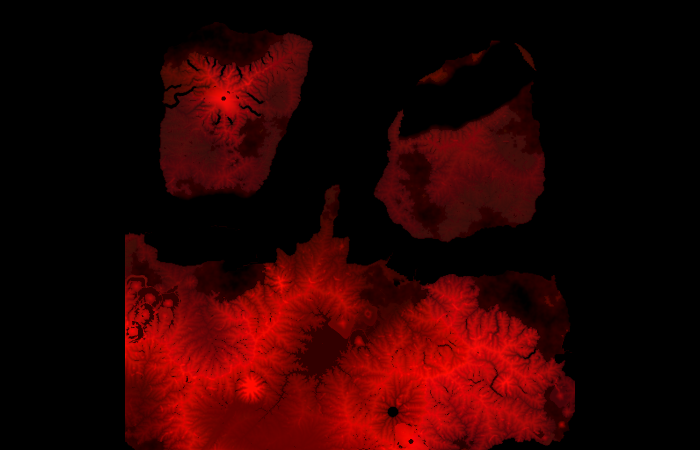
#> input picture docs/apps/sekai-hex/design/tapworld-pwg/world-data.png, 1400 x 900 px, found by its file name (shown at 1/2 size)
$ python mana_vein2.py ../../../sekai-hex/design/tapworld-pwg/world-data.png
#> lines starting #> are read from the running program, lines starting #| are printed output that depends on the picture; after the words box and inside, x2 and y2 are one past the last pixel; in counts of white or black regions, pixels touching at a corner belong together
#> further down, wd is the input picture: shape (900, 1400, 3); mean R, G, B 41.6, 1.9, 1.5
# 魔力だまり+地脈 第2版(ユーザー指示 11-22 08:02・08:03): 魔力だまりと地脈は同じガウス揺らぎの場から出る。世界は巨大なので、大小いくつもの波を重ねて複雑にする。
# 魔力だまり=場の薄い所の面(大きさ・濃さを持つ)。地脈=薄い所をつないで流れる細い網(薄い所の中心線)。数は薄さのしきい値で決まる(間隔の足切りは使わない)。
# 使い方: python3 -I mana_vein2.py <世界dir(world-data.png)> <出力の前置き> [種] [--oct=7] [--pool=1.0] [--vein=0.0](以上すべて標準値。11-22 の実測と、ハブの記録から決めた) [--decay=0.72(小さい波の強さの割合)] [--base=0.06(最大の波の大きさ=横幅の何割)]
import sys, json, numpy as np, cv2
from PIL import Image
from scipy import ndimage as ndi
from skimage.morphology import skeletonize

WEAK_MAX = 100   # 弱い魔力だまりの上限(私の仮の数。ユーザーは『適当』)

def field(h, w, seed, base, octs, decay=0.72):
    rng = np.random.default_rng(seed); f = np.zeros((h, w), np.float32)
    for k in range(octs):                                   # 大きな波から細かい波まで(波の大きさ=半分ずつ、強さ=約0.7倍ずつ)
        n = rng.standard_normal((h, w)).astype(np.float32); b = cv2.GaussianBlur(n, (0, 0), base / 2 ** k)
        f += (decay ** k) * b / (b.std() + 1e-9)
    return f

def build(wd, seed=1, octs=7, pool_t=1.0, vein_t=0.0, min_px=3, decay=0.9, base=0.03):
#> called with seed = 1, octs = 7, pool_t = 1, vein_t = 0, min_px = 3, decay = 0.9, base = 0.03
    H0, W0 = wd.shape[:2]; land0 = (wd[..., 1] > 0) & (wd[..., 0] >= 20)
#> after `H0, W0 = wd.shape[:2]`: H0 = 900; W0 = 1400
#> after `land0 = (wd[..., 1] > 0) & (wd[..., 0] >= 20)`: land0: shape (900, 1400) bool; 30.7% white; 60 white regions (45 under 20 px), largest, box (x1, y1, x2, y2) and area: (250, 427, 1150, 900) 271670, (319, 65, 625, 390) 59515, (748, 211, 1091, 484) 51896
    s = 2; h, w = H0 // s, W0 // s
#> after `h, w = (H0 // s, W0 // s)`: h = 450; w = 700
    land = cv2.resize(land0.astype(np.uint8), (w, h), interpolation=cv2.INTER_NEAREST).astype(bool)
#> land: shape (450, 700) bool; 30.6% white; 53 white regions (43 under 20 px), largest, box (x1, y1, x2, y2) and area: (125, 214, 575, 450) 67856, (160, 33, 313, 195) 14893, (374, 106, 545, 242) 12976
    # 四元素(地・水・火・風)の魔素: 各1枚のガウス揺らぎ(種を変えて4枚)。魔力量の場=4枚の重ね合わせ(ユーザー確定 11-24 05:48)
    ELEM = ['地', '水', '火', '風']
    Fe = [field(h, w, seed * 10 + k, base * w, octs, decay) for k in range(4)]
#> call 4 of field, with h = 450, w = 700, seed = 13, base = 21, octs = 7, decay = 0.9
#> after the loop in field (call 4), `for k in range(octs):`:
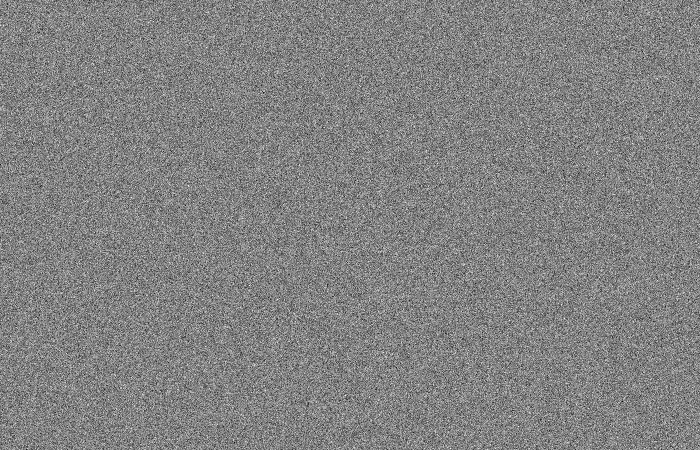
#> n: shape (450, 700) float32; min -4.55, max 4.35, mean 0.00236; drawn with min black and max white
    Ze = [(f - f[land].mean()) / f[land].std() for f in Fe]
#> Ze = 4 items
    F = sum(Ze); Z = (F - F[land].mean()) / F[land].std()
    deep = -Z                                                # 大きいほど魔力が濃い(場が薄い)
    # 魔力だまり: 濃さがしきい値を超える連結した面
    lab, n = ndi.label((deep > pool_t) & land)
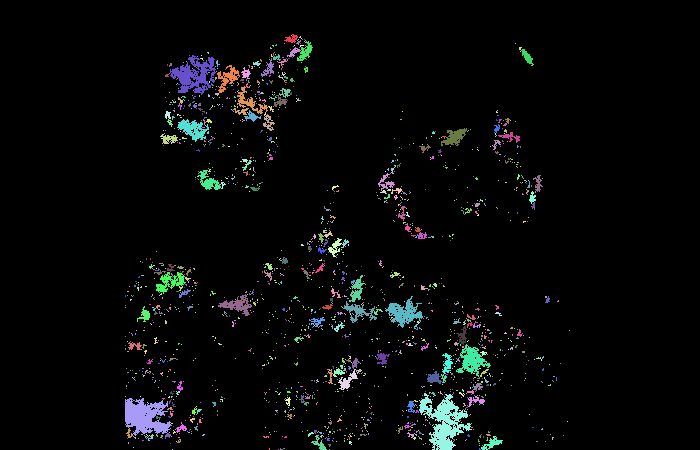
#> lab: shape (450, 700) int32; 1875 distinct labels, from 0 to 1874; one colour per label, 0 black
#> n = 1874
    pools = []
    for i in range(1, n + 1):
        m = lab == i; a = int(m.sum())
        if a < min_px: continue
        ys, xs = np.nonzero(m); k = int(np.argmax(deep[m]))
        el = {ELEM[k]: round(float(-Ze[k][m].mean()), 2) for k in range(4)}   # だまり内の各元素の濃さ(大きいほど濃い)
        pools.append(dict(elem=el, x=int(xs.mean() * s), y=int(ys.mean() * s), area=a * s * s, depth=round(float(deep[m].max()), 2), peak=[int(xs[k] * s), int(ys[k] * s)]))
#> this loop made 1874 passes
#> a on passes 2, 4, 5: 1, 1, 1
#> m: shape (450, 700) bool; 0% white in thin lines or dots, all inside (x1, y1, x2, y2) = (329, 449, 330, 450)
#> after the loop, pools = 514 items
    # 強さの段階(ユーザー確定 11-24 05:53): 強め12・中くらい80・弱いのは適当(上限は私の仮=WEAK_MAX)。濃さの順
    pools.sort(key=lambda q: -q['depth'])
    for i, q in enumerate(pools): q['tier'] = '強' if i < 12 else ('中' if i < 92 else '弱')
    pools = pools[:92 + WEAK_MAX]
#> pools = 192 items
    # 地脈: 元素ごとに別々(ユーザー確定 11-24 05:53)。各元素の場の濃い所(しきい値を超える所)の中心線
    elem_veins = {}; skel = {}
    for k in range(4):
        Vk = ndi.binary_closing((-Ze[k] > vein_t) & land, iterations=1) & land; skk = skeletonize(Vk); skel[ELEM[k]] = skk
        c, nk = ndi.label(skk, structure=np.ones((3, 3)))
        elem_veins[ELEM[k]] = dict(length_px=int(skk.sum()) * s, networks=int(nk))
#> this loop made 4 passes
#> nk on passes 1 to 4: 538, 558, 538, 538
#> pass 1, in build, `c, nk = ndi.label(skk, structure=np.ones((3, 3)))`:
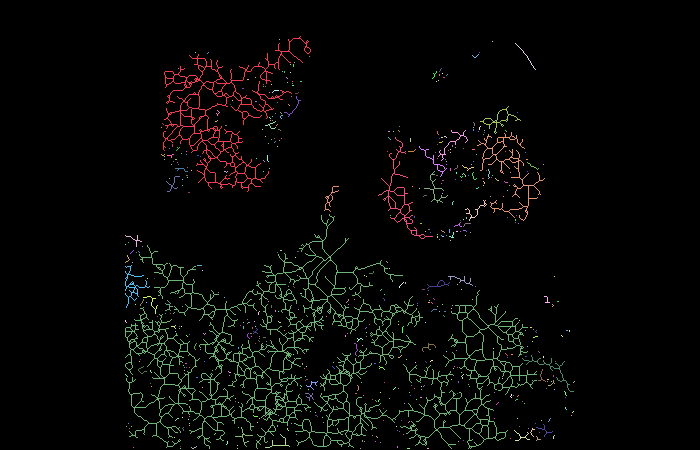
#> c: shape (450, 700) int32; 539 distinct labels, from 0 to 538; one colour per label, 0 black
#> after the loop: Vk: shape (450, 700) bool; 17.3% white; 538 white regions (482 under 20 px), largest, box (x1, y1, x2, y2) and area: (223, 263, 528, 449) 24554, (160, 33, 313, 193) 9675, (125, 377, 276, 449) 3778
#> after the loop:
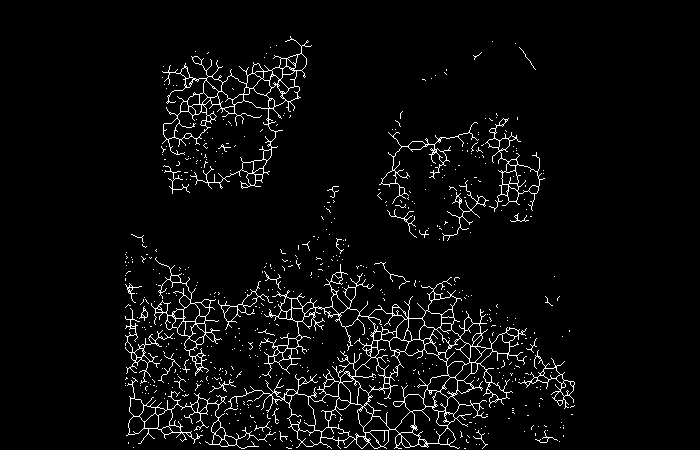
#> skk: shape (450, 700) bool; 4.1% white in thin lines or dots, all inside (x1, y1, x2, y2) = (125, 36, 575, 449)
#> after the loop, elem_veins = 4 items; skel = 4 items
    V = (deep > vein_t) & land; V = ndi.binary_closing(V, iterations=1) & land
#> after `V = (deep > vein_t) & land`: V: shape (450, 700) bool; 15.3% white; 940 white regions (863 under 20 px), largest, box (x1, y1, x2, y2) and area: (392, 299, 535, 450) 8349, (160, 33, 313, 166) 8161, (262, 214, 435, 374) 7388
#> after `V = ndi.binary_closing(V, iterations=1) & land`: V: shape (450, 700) bool; 17.5% white; 497 white regions (450 under 20 px), largest, box (x1, y1, x2, y2) and area: (254, 214, 538, 449) 24702, (160, 33, 313, 193) 10743, (125, 294, 226, 449) 6475
    sk = skeletonize(V)
#> sk: shape (450, 700) bool; 4% white in thin lines or dots, all inside (x1, y1, x2, y2) = (125, 39, 574, 449)
    nb = ndi.convolve(sk.astype(np.uint8), np.ones((3, 3), np.uint8), mode='constant') - 1
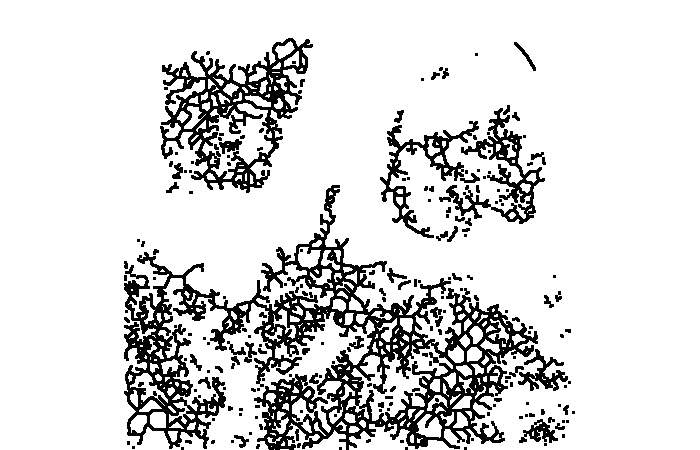
#> nb: shape (450, 700); min 0, max 255, mean 217.6
    ends = int((sk & (nb == 1)).sum()); junc = int((sk & (nb >= 3)).sum())
#> after `ends = int((sk & (nb == 1)).sum())`: ends = 1075
#> after `junc = int((sk & (nb >= 3)).sum())`: junc = 4263
    comp, nc = ndi.label(sk, structure=np.ones((3, 3)))
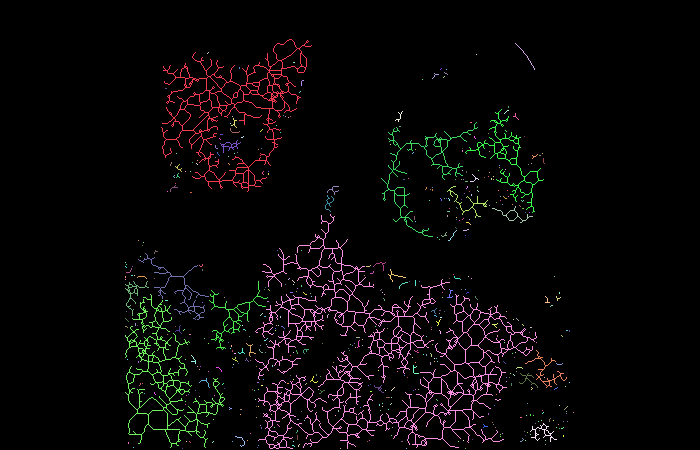
#> comp: shape (450, 700) int32; 498 distinct labels, from 0 to 497; one colour per label, 0 black
#> nc = 497
    sizes = ndi.sum(sk, comp, range(1, nc + 1)) if nc else []
#> sizes = 497 values, max 5464 at index 137, min 1 at index 3, mean 25.54
    return dict(fields=np.stack([-z for z in Ze]).astype(np.float16), pools=pools, elem_veins=elem_veins, skel=skel, vein=dict(length_px=int(sk.sum()) * s, ends=ends, junctions=junc, networks=int(nc), biggest=int(max(sizes)) * s if nc else 0)), sk, V, pool_mask(lab, pools, deep, pool_t), land, Z

def pool_mask(lab, pools, deep, t): return (deep > t)
#> called with t = 1
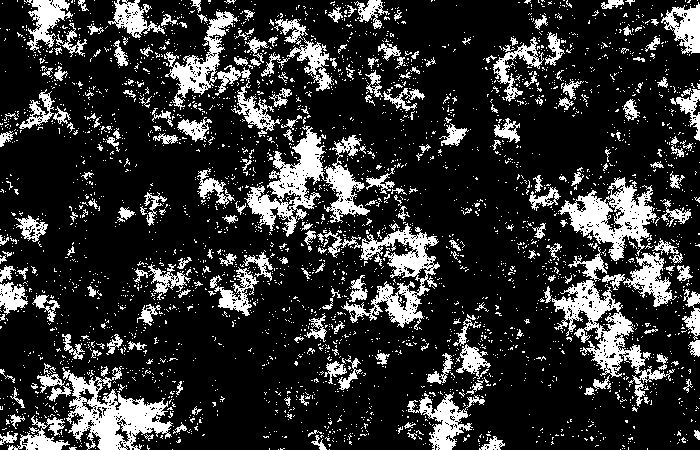
#> returned value: shape (450, 700) bool; 19.4% white; 3400 white regions (3156 under 20 px), largest, box (x1, y1, x2, y2) and area: (244, 125, 370, 237) 4688, (62, 366, 173, 450) 3963, (552, 280, 675, 407) 3706

if __name__ == '__main__':
    args = [a for a in sys.argv[1:] if not a.startswith('--')]
    opt = {a.split('=')[0]: a.split('=')[1] for a in sys.argv[1:] if a.startswith('--') and '=' in a}
    wd = np.array(Image.open(args[0] + '/world-data.png')); seed = int(args[2]) if len(args) > 2 else 1
    d, sk, V, P, land, Z = build(wd, seed, int(opt.get('--oct', 7)), float(opt.get('--pool', 1.0)), float(opt.get('--vein', 0.0)), decay=float(opt.get('--decay', 0.9)), base=float(opt.get('--base', 0.03)))
#> d = 5 items
#> (the run stopped early here; a loop or call above may not have finished)
